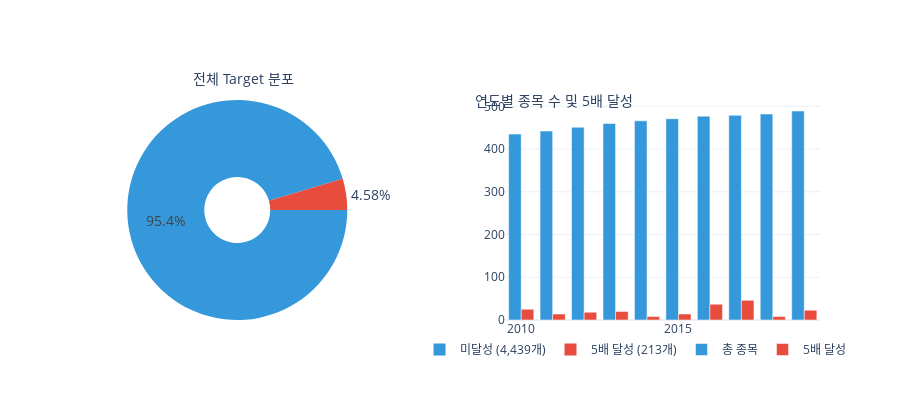

Notebook code for this chart:
### Code cell
# Target 분포 시각화
# 연도별 데이터
yearly_data = []
for year in rolling_years:
    year_df = target_df[target_df['start_year'] == year]
    yearly_data.append({
        '연도': year, 
        '총 종목': len(year_df), 
        '5배 달성': int(year_df['target_5x'].sum())
    })
yearly_df = pd.DataFrame(yearly_data)

# 서브플롯 (subplot_titles 제거!)
fig = make_subplots(
    rows=1, cols=2,
    specs=[[{'type':'pie'}, {'type':'bar'}]],
    horizontal_spacing=0.15
)

# 파이 차트
fig.add_trace(go.Pie(
    labels=[f'미달성 ({not_achieved:,}개)', f'5배 달성 ({achieved:,}개)'],
    values=[not_achieved, achieved],
    marker_colors=['#3498db', '#e74c3c'],
    textinfo='percent',
    textfont_size=14,
    hole=0.3,
    rotation=90
), row=1, col=1)

# 막대 그래프
fig.add_trace(go.Bar(
    x=yearly_df['연도'], y=yearly_df['총 종목'],
    name='총 종목', marker_color='#3498db'
), row=1, col=2)
fig.add_trace(go.Bar(
    x=yearly_df['연도'], y=yearly_df['5배 달성'],
    name='5배 달성', marker_color='#e74c3c'
), row=1, col=2)

fig.update_layout(
    height=400, 
    barmode='group',
    legend=dict(orientation='h', yanchor='bottom', y=-0.2, xanchor='center', x=0.75),
    # 제목 직접 위치 지정
    annotations=[
        dict(text='전체 Target 분포', x=0.15, y=1.15, xref='paper', yref='paper', showarrow=False, font_size=14),
        dict(text='연도별 종목 수 및 5배 달성', x=0.75, y=1.05, xref='paper', yref='paper', showarrow=False, font_size=14)
    ]
)
fig.show()

print(f"\n📊 전체 5배 달성률: {100*achieved/total:.1f}% ({achieved:,}/{total:,})")

### Figure 1 — Plotly figure (JSON) as saved in the notebook; plotly's stock layout.template omitted (floating-point values rounded to 4 significant figures)
{"data": [{"domain": {"x": [0, 0.425], "y": [0, 1]}, "hole": 0.3, "labels": ["미달성 (4,439개)", "5배 달성 (213개)"], "marker": {"colors": ["#3498db", "#e74c3c"]}, "rotation": 90, "textfont": {"size": 14}, "textinfo": "percent", "type": "pie", "values": [4439, 213]}, {"marker": {"color": "#3498db"}, "name": "총 종목", "type": "bar", "x": [2010, 2011, 2012, 2013, 2014, 2015, 2016, 2017, 2018, 2019], "xaxis": "x", "y": [435, 442, 451, 460, 466, 471, 477, 479, 482, 489], "yaxis": "y"}, {"marker": {"color": "#e74c3c"}, "name": "5배 달성", "type": "bar", "x": [2010, 2011, 2012, 2013, 2014, 2015, 2016, 2017, 2018, 2019], "xaxis": "x", "y": [25, 14, 18, 20, 8, 14, 37, 46, 8, 23], "yaxis": "y"}], "layout": {"annotations": [{"font": {"size": 14}, "showarrow": false, "text": "전체 Target 분포", "x": 0.15, "xref": "paper", "y": 1.15, "yref": "paper"}, {"font": {"size": 14}, "showarrow": false, "text": "연도별 종목 수 및 5배 달성", "x": 0.75, "xref": "paper", "y": 1.05, "yref": "paper"}], "barmode": "group", "height": 400, "legend": {"orientation": "h", "x": 0.75, "xanchor": "center", "y": -0.2, "yanchor": "bottom"}, "xaxis": {"anchor": "y", "domain": [0.575, 1]}, "yaxis": {"anchor": "x", "domain": [0, 1]}}}
